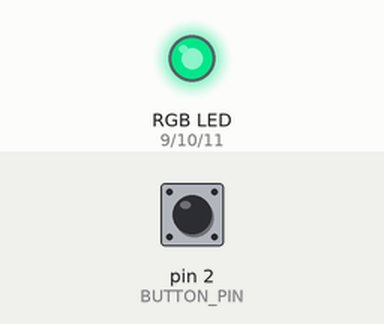
This sketch was run on a simulated Arduino Uno, built with avr-gcc and run on an emulated ATmega328P. On the bench: an RGB LED mixed from three pins (HIGH = lit). The inputs (shaded band) are chosen by the test bench; at power-on: pin 2 (BUTTON_PIN) HIGH. Dim RGB values are drawn brighter than linear.

Above: at 1.2 s.
1.3 s: pin 2 (BUTTON_PIN) pulled LOW for 1 s
At 2.3 s:
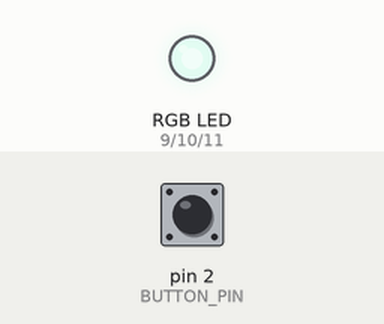
At 2.9 s:
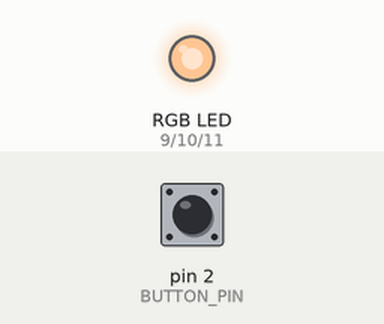
4.5 s: pin 2 (BUTTON_PIN) pulled LOW for 3.2 s
At 6.6 s:
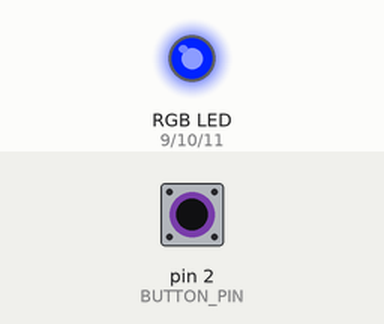
9.8 s: pin 2 (BUTTON_PIN) pulled LOW for 1 s
Timing chart, 0 to 25.3 s (numbered marks = the images above; inputs shaded):
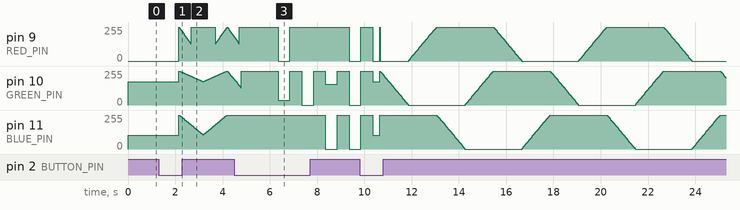

The sketch:

3-1.ino
```cpp
const int RED_PIN = 9;
const int GREEN_PIN = 10;
const int BLUE_PIN = 11;
const int BUTTON_PIN = 2;

// 共陽極 RGB LED
const bool COMMON_ANODE = true;

// 五種顏色：粉紅、黃、綠、藍、白
const int colors[5][3] = {
  {255, 80, 150},
  {255, 220, 0},
  {0, 255, 0},
  {0, 100, 255},
  {255, 255, 255}
};

const int COLOR_COUNT = 5;

int colorIndex = 0;
int mode = 0;

bool lastButtonState = HIGH;
bool buttonState = HIGH;
bool longPressHandled = false;

unsigned long pressStartTime = 0;
unsigned long lastDebounceTime = 0;
unsigned long lastUpdateTime = 0;

const unsigned long debounceDelay = 50;
const unsigned long longPressTime = 800;

int brightness = 0;
int fadeAmount = 5;

bool ledOn = true;
int rainbowHue = 0;

void setColor(int r, int g, int b) {
  if (COMMON_ANODE) {
    r = 255 - r;
    g = 255 - g;
    b = 255 - b;
  }

  analogWrite(RED_PIN, r);
  analogWrite(GREEN_PIN, g);
  analogWrite(BLUE_PIN, b);
}

void turnOff() {
  setColor(0, 0, 0);
}

void showCurrentColor() {
  setColor(
    colors[colorIndex][0],
    colors[colorIndex][1],
    colors[colorIndex][2]
  );
}

// 按鈕控制
void handleButton() {
  bool reading = digitalRead(BUTTON_PIN);

  if (reading != lastButtonState) {
    lastDebounceTime = millis();
  }

  if (millis() - lastDebounceTime > debounceDelay) {
    if (reading != buttonState) {
      buttonState = reading;

      if (buttonState == LOW) {
        pressStartTime = millis();
        longPressHandled = false;
      }
      else {
        if (!longPressHandled) {
          if (mode == 0) {
            colorIndex++;

            if (colorIndex >= COLOR_COUNT) {
              colorIndex = 0;
            }

            showCurrentColor();
          }
        }
      }
    }

    if (buttonState == LOW &&
        !longPressHandled &&
        millis() - pressStartTime >= longPressTime) {

      mode++;

      if (mode > 3) {
        mode = 0;
      }

      longPressHandled = true;

      lastUpdateTime = millis();
      brightness = 0;
      fadeAmount = 5;
      ledOn = true;
      rainbowHue = 0;
      colorIndex = 0;

      if (mode == 0) {
        showCurrentColor();
      }
      else {
        turnOff();
      }
    }
  }

  lastButtonState = reading;
}

// 五色呼吸燈
void breathingMode() {
  if (millis() - lastUpdateTime >= 20) {
    lastUpdateTime = millis();

    brightness += fadeAmount;

    if (brightness >= 255) {
      brightness = 255;
      fadeAmount = -5;
    }

    if (brightness <= 0) {
      brightness = 0;
      fadeAmount = 5;

      colorIndex++;

      if (colorIndex >= COLOR_COUNT) {
        colorIndex = 0;
      }
    }

    int r = colors[colorIndex][0] * brightness / 255;
    int g = colors[colorIndex][1] * brightness / 255;
    int b = colors[colorIndex][2] * brightness / 255;

    setColor(r, g, b);
  }
}

// 五色閃爍燈
void blinkingMode() {
  if (millis() - lastUpdateTime >= 500) {
    lastUpdateTime = millis();

    if (ledOn) {
      turnOff();
    }
    else {
      colorIndex++;

      if (colorIndex >= COLOR_COUNT) {
        colorIndex = 0;
      }

      showCurrentColor();
    }

    ledOn = !ledOn;
  }
}

// 彩虹燈
void rainbowMode() {
  if (millis() - lastUpdateTime >= 20) {
    lastUpdateTime = millis();

    rainbowHue++;

    if (rainbowHue >= 360) {
      rainbowHue = 0;
    }

    float h = rainbowHue / 60.0;
    int sector = (int)h;
    float f = h - sector;

    int r, g, b;

    switch (sector) {
      case 0:
        r = 255;
        g = 255 * f;
        b = 0;
        break;

      case 1:
        r = 255 * (1 - f);
        g = 255;
        b = 0;
        break;

      case 2:
        r = 0;
        g = 255;
        b = 255 * f;
        break;

      case 3:
        r = 0;
        g = 255 * (1 - f);
        b = 255;
        break;

      case 4:
        r = 255 * f;
        g = 0;
        b = 255;
        break;

      default:
        r = 255;
        g = 0;
        b = 255 * (1 - f);
        break;
    }

    setColor(r, g, b);
  }
}

void setup() {
  pinMode(RED_PIN, OUTPUT);
  pinMode(GREEN_PIN, OUTPUT);
  pinMode(BLUE_PIN, OUTPUT);
  pinMode(BUTTON_PIN, INPUT_PULLUP);

  showCurrentColor();
}

void loop() {
  handleButton();

  if (mode == 1) {
    breathingMode();
  }
  else if (mode == 2) {
    blinkingMode();
  }
  else if (mode == 3) {
    rainbowMode();
  }
}
```
